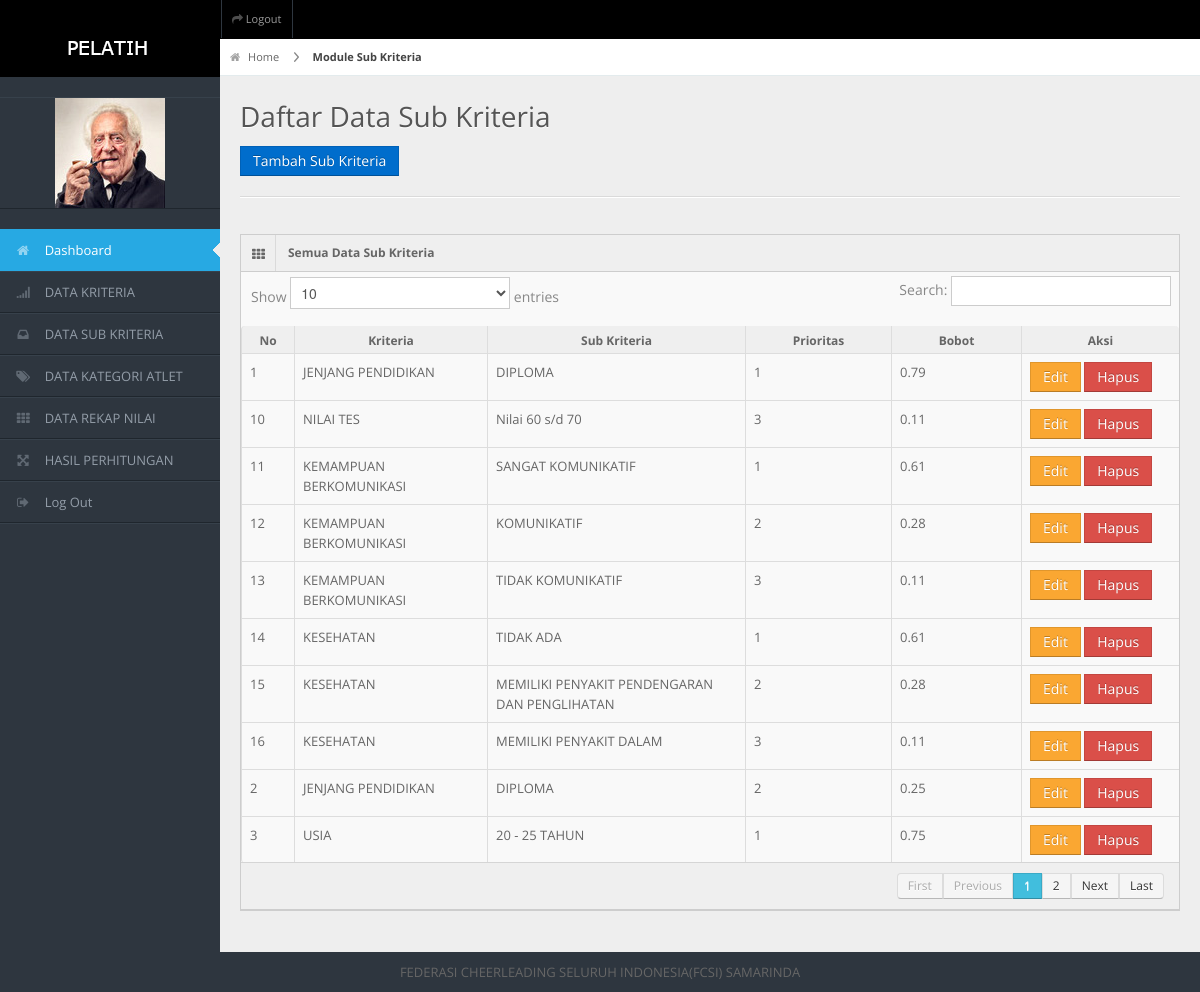
The app's page /spkpimpinan/frame.php?load=sub (signed in) with its own data.
### tables this page shows
CREATE TABLE `sub_kriteria` (
  `id_sub` varchar(50) NOT NULL,
  `nama_sub` varchar(100) NOT NULL,
  `prioritas` int(90) NOT NULL,
  `bobot` double NOT NULL,
  `nama_kriteria` varchar(50) NOT NULL,
  PRIMARY KEY (`id_sub`)
);

### spkpimpinan/data/sub/view.php (the view, shortened to what this page needs)
<div id="content-header">
   <div id="breadcrumb"> <a href="?load=dashboard" title="Go to Home" class="tip-bottom"><i class="icon-home"></i> Home</a> <a href="?load=jadwal" class="current">Module Sub Kriteria</a> </div>
   <h1>Daftar Data Sub Kriteria</h1>
 </div>
 <div class="container-fluid">
 <a href="frame.php?load=subinput" class="btn btn-primary">Tambah Sub Kriteria</a>
   <hr>
   <div class="row-fluid">
     <div class="span12">
       <div class="widget-box">
         <div class="widget-title"> <span class="icon"><i class="icon-th"></i></span>
           <h5>Semua Data Sub Kriteria</h5>
         </div>
	   <div style="overflow-x:auto;">
         <div class="widget-content nopadding">
           <table class="table table-bordered data-table">
             <thead>
               <tr>
                 <th width="1%">No</th>
			  <th width="5%">Kriteria</th>
                 <th width="10%">Sub Kriteria</th>
                 <th width="5%">Prioritas</th>
                 <th width="5%">Bobot</th>
                 <th width="5%">Aksi</th>
               </tr>
             </thead>
             <tbody>
              <?php
		   $SQL=mysqli_query($koneksi,"SELECT * FROM sub_kriteria order by id_sub asc");
		   $no=1;
		   while($_data=mysqli_fetch_array($SQL)){
			   echo"
			  <tr class='$class'>
                 <td>$no</td>
			   <td>$_data[nama_kriteria] </td>
                 <td>$_data[nama_sub]</td>
                 <td>$_data[prioritas] </td>
			  <td>$_data[bobot] </td>
         <td><a class='btn btn-warning' href='frame.php?load=subedit&id=".$_data[id_sub]."'> Edit</a>
         <a class='btn btn-danger' onclick='return confirm(".'"Anda yakin ingin menghapus data ini?"'.")' href='/spkpimpinan/data/sub/hapus.php?id=".$_data[id_sub]."'> Hapus</a></td>
               </tr>
			   ";
			  $no++; }
		   ?>
             </tbody>
           </table>
         </div>
	  </div>
       </div>
     </div>
   </div>
 </div>

### spkpimpinan/css/matrix-style.css (style rules this page uses)
* { outline:none !important; -moz-outline: none !important; }
html, body { height:100% }
body { overflow-x: hidden; margin-top: -10px; font-family: 'Open Sans', sans-serif; font-size:13px; color:#666; }
a { color:#666; }
select, textarea, input[type="text"], input[type="password"], input[type="datetime"], input[type="datetime-local"], input[type="date"], input[type="month"], input[type="time"], input[type="week"], input[type="number"], input[type="email"], input[type="url"], input[type="search"], input[type="tel"], input[type="color"], .uneditable-input, .label, .dropdown-menu, .btn, .well, .progress, .table-bordered, .btn-group > .btn:first-child, .btn-group > .btn:last-child, .btn-group > .btn:last-child, .btn-group > .dropdown-toggle, .alert { border-radius:0px; }
.btn, textarea, input[type="text"], input[type="password"], input[type="datetime"], input[type="datetime-local"], input[type="date"], input[type="month"], input[type="time"], input[type="week"], input[type="number"], input[type="email"], input[type="url"], input[type="search"], input[type="tel"], input[type="color"], .uneditable-input { box-shadow:none; }
.progress, .progress-success .bar, .progress .bar-success, .progress-warning .bar, .progress .bar-warning, .progress-danger .bar, .progress .bar-danger, .progress-info .bar, .progress .bar-info, .btn, .btn-primary { background-image:none; }
hr { border-top-color:#dadada; }
#content-header { position: abslute; width: 100%; margin-top: -38px; z-index: 20; }
#content-header h1 { color: #555555; font-size: 28px; font-weight: normal; float: none; text-shadow: 0 1px 0 #ffffff; margin-left: 20px; position: relative; }
#content-header h1, #content-header .btn-group { margin-top: 20px; }
#breadcrumb { background-color: #fff; border-bottom: 1px solid #e3ebed; }
#breadcrumb a { padding: 8px 20px 8px 10px; display: inline-block; background-image: url('../img/breadcrumb.png'); background-position: center right; background-repeat: no-repeat; font-size: 11px; color: #666666; }
#breadcrumb a:last-child { background-image:none; }
#breadcrumb a.current { font-weight: bold; color: #444444; }
#breadcrumb a i { margin-right: 5px; opacity: .6; }
.stat-boxes .peity_bar_good, .stat-boxes .peity_line_good, { color: #459D1C; }
.widget-box { background: none repeat scroll 0 0 #F9F9F9; border-left: 1px solid #CDCDCD; border-top: 1px solid #CDCDCD; border-right: 1px solid #CDCDCD; clear: both; margin-top: 16px; margin-bottom: 16px; position: relative; }
.widget-title, .modal-header, .table th, div.dataTables_wrapper .ui-widget-header { background:#efefef; border-bottom: 1px solid #CDCDCD; height: 36px; }
.widget-title span.icon { padding: 9px 10px 7px 11px; float: left; border-right:1px solid #dadada; }
.widget-title h5 { color: #666; float: left; font-size: 12px; font-weight: bold; padding: 12px; line-height: 12px; margin: 0; }
.widget-content { padding:15px; border-bottom: 1px solid #cdcdcd; }
.table th { height: auto; font-size: 12px; padding: 5px 10px 2px; border-bottom: 0; text-align: center; color: #666666; }
.nopadding { padding: 0 !important; }
.nopadding .table { margin-bottom: 0; }
.nopadding .table-bordered { border: 0; }

### spkpimpinan/css/matrix-media.css (style rules this page uses)
body { background:#2E363F; }

### records on screen
sub_kriteria: nama_kriteria "JENJANG PENDIDIKAN", nama_sub "DIPLOMA", prioritas "1", bobot "0.79"
sub_kriteria: nama_kriteria "JENJANG PENDIDIKAN", nama_sub "DIPLOMA", prioritas "2", bobot "0.25"
sub_kriteria: nama_kriteria "USIA", nama_sub "20 - 25 TAHUN", prioritas "1", bobot "0.75"
sub_kriteria: nama_kriteria "NILAI TES", nama_sub "Nilai 60 s/d 70", prioritas "3", bobot "0.11"
sub_kriteria: nama_kriteria "KEMAMPUAN BERKOMUNIKASI", nama_sub "SANGAT KOMUNIKATIF", prioritas "1", bobot "0.61"
sub_kriteria: nama_kriteria "KEMAMPUAN BERKOMUNIKASI", nama_sub "KOMUNIKATIF", prioritas "2", bobot "0.28"
sub_kriteria: nama_kriteria "KEMAMPUAN BERKOMUNIKASI", nama_sub "TIDAK KOMUNIKATIF", prioritas "3", bobot "0.11"
sub_kriteria: nama_kriteria "KESEHATAN", nama_sub "TIDAK ADA", prioritas "1", bobot "0.61"
sub_kriteria: nama_kriteria "KESEHATAN", nama_sub "MEMILIKI PENYAKIT PENDENGARAN DAN PENGLIHATAN", prioritas "2", bobot "0.28"
sub_kriteria: nama_kriteria "KESEHATAN", nama_sub "MEMILIKI PENYAKIT DALAM", prioritas "3", bobot "0.11"
